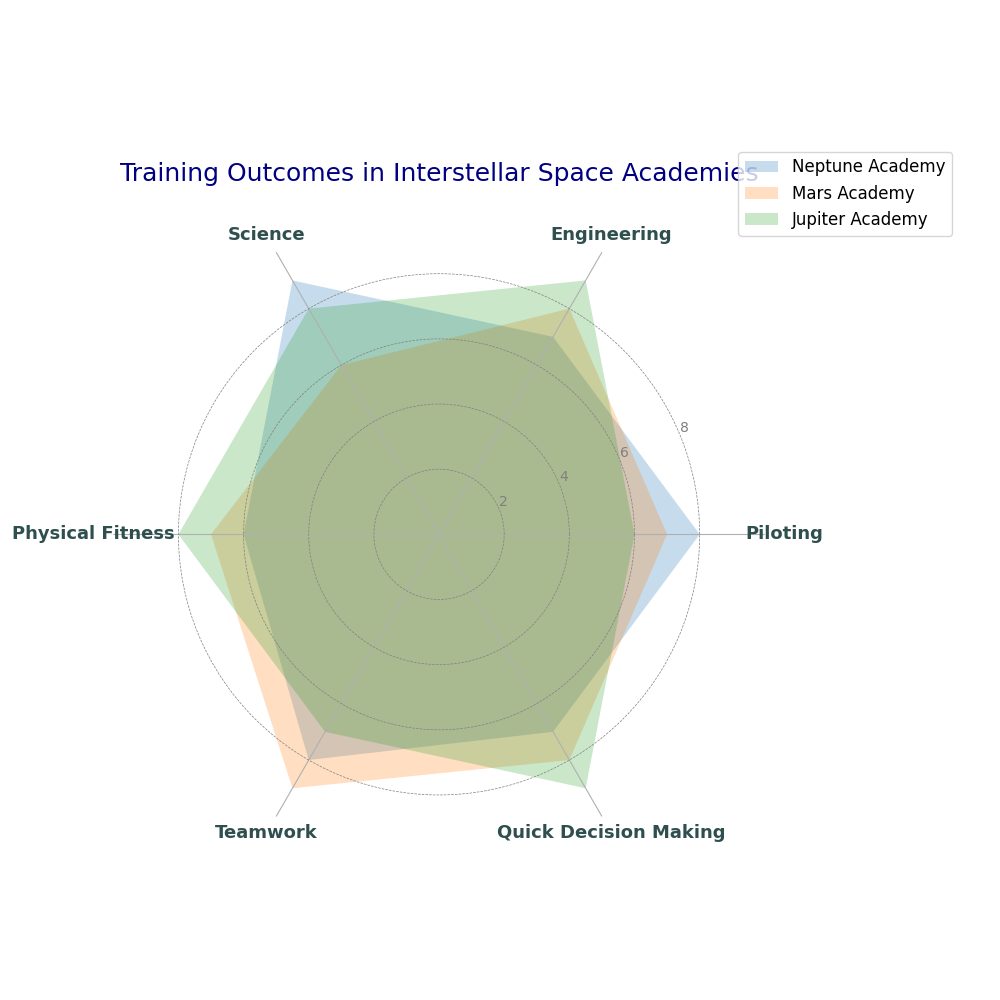

The script that drew this image:
import matplotlib.pyplot as plt
import numpy as np

skills = ['Piloting', 'Engineering', 'Science', 'Physical Fitness', 'Teamwork', 'Quick Decision Making']
num_skills = len(skills)

neptune_academy = [8, 7, 9, 6, 8, 7]
mars_academy = [7, 8, 6, 7, 9, 8]
jupiter_academy = [6, 9, 8, 8, 7, 9]

neptune_academy += neptune_academy[:1]
mars_academy += mars_academy[:1]
jupiter_academy += jupiter_academy[:1]

angles = np.linspace(0, 2 * np.pi, num_skills, endpoint=False).tolist()
angles += angles[:1]

fig, ax = plt.subplots(figsize=(10, 10), subplot_kw=dict(polar=True))

ax.fill(angles, neptune_academy, '#1f77b4', alpha=0.25, label='Neptune Academy')
ax.fill(angles, mars_academy, '#ff7f0e', alpha=0.25, label='Mars Academy')
ax.fill(angles, jupiter_academy, '#2ca02c', alpha=0.25, label='Jupiter Academy')

plt.title("Training Outcomes in Interstellar Space Academies", size=18, color='navy', pad=20)
plt.xticks(angles[:-1], skills, color='darkslategray', size=13, weight='bold')
ax.set_yticks([2, 4, 6, 8])
ax.set_ylim(0, 10)
ax.set_yticklabels(["2", "4", "6", "8"], color='gray', size=10)

plt.legend(loc='upper right', bbox_to_anchor=(1.3, 1.1), fontsize=12)
ax.spines['polar'].set_visible(False)
ax.yaxis.grid(True, linestyle='--', linewidth=0.5, color='grey')

plt.tight_layout()
plt.show()
